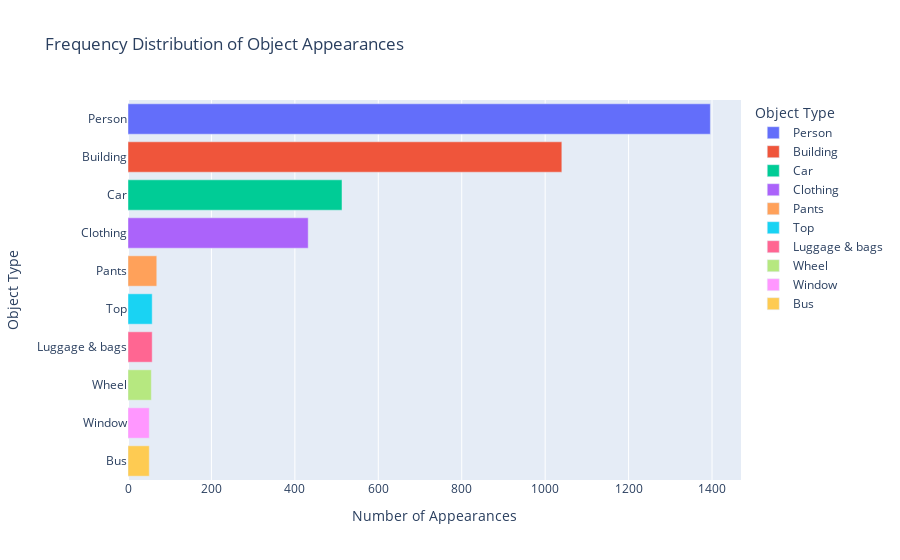

The cell this chart's notebook holds for it:
### Code cell
# Define a function to get objects in a specified range
def get_objects_in_range(df, start=1, end=10):
    # Sort the dataframe
    sorted_df = df.sort_values(by='count', ascending=False)
    print(sorted_df)
    
    # Get the specified range. Note that Python's list slicing is 0-based, 
    # so we subtract 1 from start and end to get the correct indices.
    return sorted_df.iloc[start-1:end]

# Get objects ranked 11 to 20
objects_11_to_20 = get_objects_in_range(df_freq, start=1,end=10)

# Plot
fig = px.bar(objects_11_to_20, x='count', y='object', orientation='h', color='object', title='Frequency Distribution of Object Appearances', labels={'count': 'Number of Appearances', 'object': 'Object Type'})
fig.update_layout(xaxis_title='Number of Appearances', yaxis_title='Object Type')
fig.show()

### Figure 1 — Plotly figure (JSON) as saved in the notebook; plotly's stock layout.template omitted (floating-point values rounded to 4 significant figures)
{"data": [{"alignmentgroup": "True", "hovertemplate": "Object Type=%{y}<br>Number of Appearances=%{x}<extra></extra>", "legendgroup": "Person", "marker": {"color": "#636efa", "pattern": {"shape": ""}}, "name": "Person", "offsetgroup": "Person", "orientation": "h", "showlegend": true, "textposition": "auto", "type": "bar", "x": [1396], "xaxis": "x", "y": ["Person"], "yaxis": "y"}, {"alignmentgroup": "True", "hovertemplate": "Object Type=%{y}<br>Number of Appearances=%{x}<extra></extra>", "legendgroup": "Building", "marker": {"color": "#EF553B", "pattern": {"shape": ""}}, "name": "Building", "offsetgroup": "Building", "orientation": "h", "showlegend": true, "textposition": "auto", "type": "bar", "x": [1040], "xaxis": "x", "y": ["Building"], "yaxis": "y"}, {"alignmentgroup": "True", "hovertemplate": "Object Type=%{y}<br>Number of Appearances=%{x}<extra></extra>", "legendgroup": "Car", "marker": {"color": "#00cc96", "pattern": {"shape": ""}}, "name": "Car", "offsetgroup": "Car", "orientation": "h", "showlegend": true, "textposition": "auto", "type": "bar", "x": [513], "xaxis": "x", "y": ["Car"], "yaxis": "y"}, {"alignmentgroup": "True", "hovertemplate": "Object Type=%{y}<br>Number of Appearances=%{x}<extra></extra>", "legendgroup": "Clothing", "marker": {"color": "#ab63fa", "pattern": {"shape": ""}}, "name": "Clothing", "offsetgroup": "Clothing", "orientation": "h", "showlegend": true, "textposition": "auto", "type": "bar", "x": [432], "xaxis": "x", "y": ["Clothing"], "yaxis": "y"}, {"alignmentgroup": "True", "hovertemplate": "Object Type=%{y}<br>Number of Appearances=%{x}<extra></extra>", "legendgroup": "Pants", "marker": {"color": "#FFA15A", "pattern": {"shape": ""}}, "name": "Pants", "offsetgroup": "Pants", "orientation": "h", "showlegend": true, "textposition": "auto", "type": "bar", "x": [69], "xaxis": "x", "y": ["Pants"], "yaxis": "y"}, {"alignmentgroup": "True", "hovertemplate": "Object Type=%{y}<br>Number of Appearances=%{x}<extra></extra>", "legendgroup": "Top", "marker": {"color": "#19d3f3", "pattern": {"shape": ""}}, "name": "Top", "offsetgroup": "Top", "orientation": "h", "showlegend": true, "textposition": "auto", "type": "bar", "x": [58], "xaxis": "x", "y": ["Top"], "yaxis": "y"}, {"alignmentgroup": "True", "hovertemplate": "Object Type=%{y}<br>Number of Appearances=%{x}<extra></extra>", "legendgroup": "Luggage & bags", "marker": {"color": "#FF6692", "pattern": {"shape": ""}}, "name": "Luggage & bags", "offsetgroup": "Luggage & bags", "orientation": "h", "showlegend": true, "textposition": "auto", "type": "bar", "x": [58], "xaxis": "x", "y": ["Luggage & bags"], "yaxis": "y"}, {"alignmentgroup": "True", "hovertemplate": "Object Type=%{y}<br>Number of Appearances=%{x}<extra></extra>", "legendgroup": "Wheel", "marker": {"color": "#B6E880", "pattern": {"shape": ""}}, "name": "Wheel", "offsetgroup": "Wheel", "orientation": "h", "showlegend": true, "textposition": "auto", "type": "bar", "x": [56], "xaxis": "x", "y": ["Wheel"], "yaxis": "y"}, {"alignmentgroup": "True", "hovertemplate": "Object Type=%{y}<br>Number of Appearances=%{x}<extra></extra>", "legendgroup": "Window", "marker": {"color": "#FF97FF", "pattern": {"shape": ""}}, "name": "Window", "offsetgroup": "Window", "orientation": "h", "showlegend": true, "textposition": "auto", "type": "bar", "x": [51], "xaxis": "x", "y": ["Window"], "yaxis": "y"}, {"alignmentgroup": "True", "hovertemplate": "Object Type=%{y}<br>Number of Appearances=%{x}<extra></extra>", "legendgroup": "Bus", "marker": {"color": "#FECB52", "pattern": {"shape": ""}}, "name": "Bus", "offsetgroup": "Bus", "orientation": "h", "showlegend": true, "textposition": "auto", "type": "bar", "x": [51], "xaxis": "x", "y": ["Bus"], "yaxis": "y"}], "layout": {"barmode": "relative", "legend": {"title": {"text": "Object Type"}, "tracegroupgap": 0}, "title": {"text": "Frequency Distribution of Object Appearances"}, "xaxis": {"anchor": "y", "domain": [0, 1], "title": {"text": "Number of Appearances"}}, "yaxis": {"anchor": "x", "categoryarray": ["Bus", "Window", "Wheel", "Luggage & bags", "Top", "Pants", "Clothing", "Car", "Building", "Person"], "categoryorder": "array", "domain": [0, 1], "title": {"text": "Object Type"}}}}
